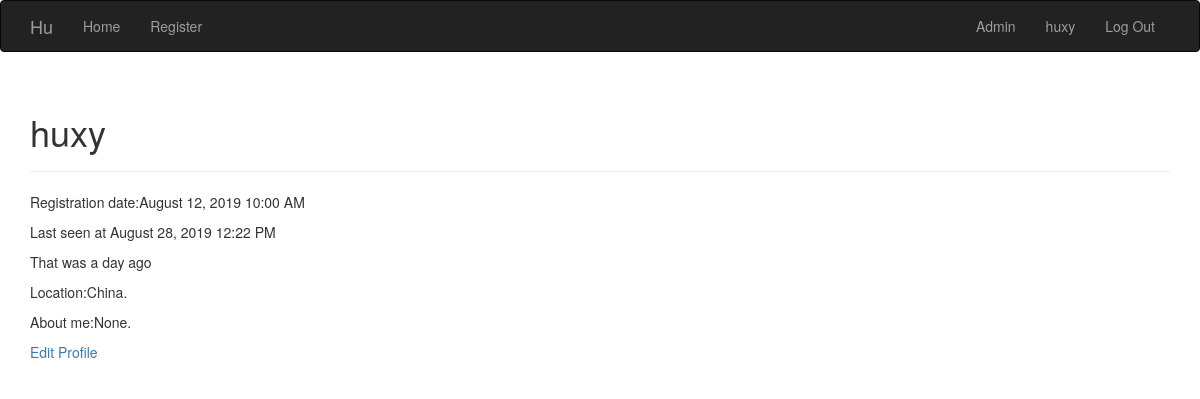
The app's page /auth/huxy (signed in), older data.
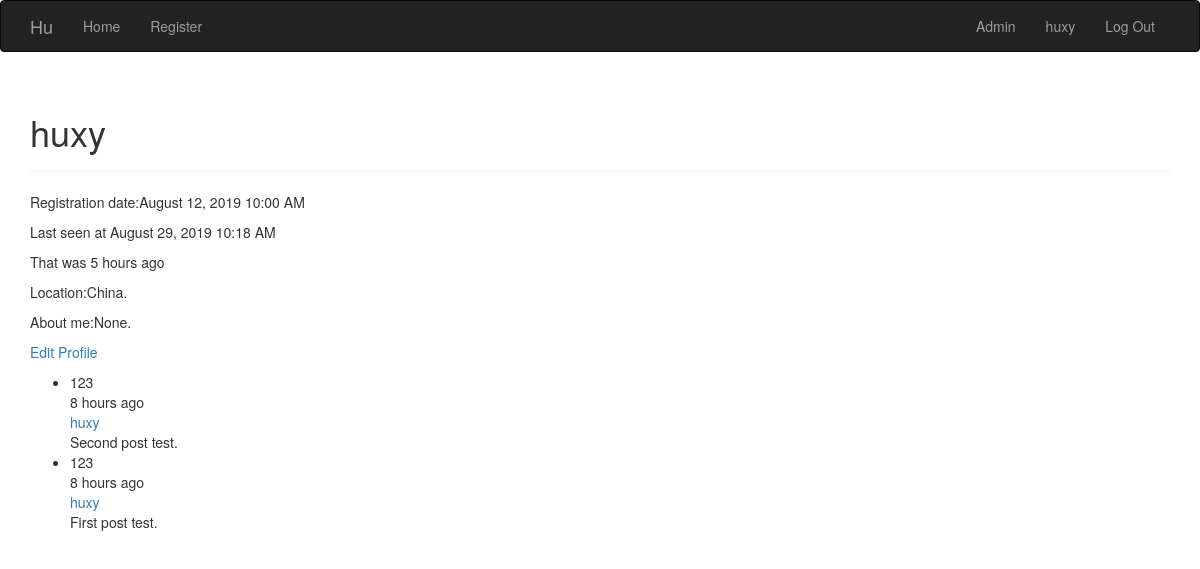
The same page, newer data.
### app/models.py (models this page shows, shortened)
class User(UserMixin, db.Model):
    __tablename__ = 'users'
    id = db.Column(db.Integer, primary_key = True)
    username = db.Column(db.String(64), unique = True, index = True)
    password_hash = db.Column(db.String(128))
    role_id = db.Column(db.Integer, db.ForeignKey('roles.id'))
    location = db.Column(db.String(64))
    about_me = db.Column(db.Text())
    member_since = db.Column(db.DateTime(), default=datetime.utcnow)
    last_seen = db.Column(db.DateTime(), default=datetime.utcnow)
    posts = db.relationship('Post', backref='author', lazy='dynamic')
    def can(self, permissions):
        return self.role is not None and (self.role.permissions & permissions) == permissions
    def is_administrator(self):
        return self.can(Permissions.ADMINISTRATOR)
    @property
    def password(self):
        raise AttributeError('Password is not a readable attribute.')
    def ping(self):
        self.last_seen = datetime.utcnow()
        db.session.add(self)

class Post(db.Model):
    __tablename__ = 'postst'
    id = db.Column(db.Integer, primary_key=True)
    body = db.Column(db.Text)
    timestamp = db.Column(db.DateTime,index=True, default=datetime.utcnow)
    author_id = db.Column(db.Integer, db.ForeignKey('users.id'))

### app/auth/views.py (the view)
@auth.route('/<username>')
@login_required
def account(username):
    if not current_user.is_authenticated or not current_user.username == username:
        abort(404)
    else:
        posts = current_user.posts.order_by(Post.timestamp.desc()).all()
        return render_template('auth/account.html',user=current_user._get_current_object(),posts=posts)

### app/auth/views.py (called while the page is built)
@auth.before_app_request
def before_request():
    if current_user.is_authenticated:
        current_user.ping()

### app/models.py (called while the page is built)
@login_manager.user_loader
def load_user(user_id):
    return User.query.get(int(user_id))

### app/templates/auth/account.html (shortened to what this page needs)
{%extends "base.html"%}
{%block page_content%}
<div class="page-header">
	<h1>{{current_user.username}}</h1>
</div>
{%include '_profile.html'%}
<div>
	<p><a href="{{url_for('auth.edit_profile', username=current_user.username)}}">Edit Profile</a></p>
</div>
{%include '_posts.html'%}
{%endblock%}

### app/templates/base.html (shortened to what this page needs)
{% extends "bootstrap/base.html" %}
{% block head %}
{{super()}}
{% endblock %}
{% block navbar %}
<div class="navbar navbar-inverse" role="navigation">
	<div class="container">
		<div class="navvar-header">
			<a class="navbar-brand" href="{{ url_for('main.index') }}">Hu</a>
		</div>
		<div class="navbar-collapse collapse">
			<ul class="nav navbar-nav">
				<li><a href="{{url_for('main.index')}}">Home</a></li>
			</ul>
			<ul class="nav navbar-nav">
				<li><a href={{url_for('auth.register')}}>Register</a></li>
			</ul>
			<ul class="nav navbar-nav navbar-right">
				{%if current_user.is_authenticated %}
				{%if current_user.is_administrator() %}
				<li><a href="{{url_for('auth.admin')}}">Admin</a></li>
				{%endif%}
				<li><a href="{{ url_for('auth.account', username=current_user.username)}}">{{current_user.username}}</a></li>
				<li><a href="{{ url_for('auth.logout') }}">Log Out</a></li>
				{%else%}
				<li><a href="{{url_for('auth.login') }}">Log In</a></li>
				{%endif%}
			</ul>
		</div>
	</div>
</div>
{% endblock %}
{% block content %}
<div class="container">
	{% block page_content %}{% endblock %}
</div>
{% endblock %}

### app/templates/_profile.html
<div>
	<p>Registration date:{{moment(user.member_since).format('LLL')}}</p>
	<p>Last seen at {{moment(user.last_seen).format('LLL')}}</p>
	<p>That was {{moment(user.last_seen).fromNow(refresh=True)}}</p>
	<p><p>
		{% if user.location %}
		Location:{{user.location }}
		{% endif %}
		</p>
		<p>
		{% if user.about_me %}
		About me:{{user.about_me}}
		{% endif %}
		</p>
	</p>
</div>

### app/templates/_posts.html
<div>
<ul class="posts">
	{%for post in posts %}
	<li class="post">
		<div class="post-thumbnail">
			123
		</div>
		<div class="post-content">
			<div class="post-date">{{moment(post.timestamp).fromNow()}}</div>
			<div class="post-author">
				<a href="{{url_for('main.user', username=post.author.username)}}">
					{{ post.author.username }}
				</a>
			</div>
			<div class="post-body">
				{{post.body}}
			</div>
		</div>
	</li>
	{%endfor%}
</ul>
</div>

Row changes from the older to the newer data that the page shows:
changed User "huxy": last_seen "August 28, 2019 12:22 PM" → "August 29, 2019 10:18 AM"; last_seen "a day ago" → "5 hours ago"
added Post: timestamp "8 hours ago", author.username "huxy", body "Second post test."
added Post: timestamp "8 hours ago", author.username "huxy", body "First post test."
